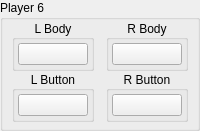
                                      <widget class="QGroupBox" name="player6Group">
                                        <property name="title">
                                          <string>Player 6</string>
                                        </property>
                                        <layout class="QHBoxLayout" name="horizontalLayout_11">
                                          <property name="spacing">
                                            <number>6</number>
                                          </property>
                                          <property name="leftMargin">
                                            <number>6</number>
                                          </property>
                                          <property name="topMargin">
                                            <number>0</number>
                                          </property>
                                          <property name="rightMargin">
                                            <number>6</number>
                                          </property>
                                          <property name="bottomMargin">
                                            <number>6</number>
                                          </property>
                                          <item>
                                            <widget class="QWidget" name="player6LeftJoycon"
                                              native="true">
                                              <layout class="QVBoxLayout"
                                                name="buttonMiscButtonsLeftJoyconVerticalLayout_11">
                                                <property name="spacing">
                                                  <number>0</number>
                                                </property>
                                                <property name="leftMargin">
                                                  <number>0</number>
                                                </property>
                                                <property name="topMargin">
                                                  <number>0</number>
                                                </property>
                                                <property name="rightMargin">
                                                  <number>0</number>
                                                </property>
                                                <property name="bottomMargin">
                                                  <number>0</number>
                                                </property>
                                                <item alignment="Qt::AlignHCenter">
                                                  <widget class="QGroupBox"
                                                    name="player6LeftBodyGroup">
                                                    <property name="title">
                                                      <string>L Body</string>
                                                    </property>
                                                    <property name="alignment">
                                                      <set>Qt::AlignCenter</set>
                                                    </property>
                                                    <layout class="QVBoxLayout"
                                                      name="verticalLayout_54">
                                                      <property name="spacing">
                                                        <number>3</number>
                                                      </property>
                                                      <property name="leftMargin">
                                                        <number>3</number>
                                                      </property>
                                                      <property name="topMargin">
                                                        <number>3</number>
                                                      </property>
                                                      <property name="rightMargin">
                                                        <number>3</number>
                                                      </property>
                                                      <property name="bottomMargin">
                                                        <number>3</number>
                                                      </property>
                                                      <item>
                                                        <widget class="QPushButton"
                                                          name="player6_left_body_button">
                                                          <property name="sizePolicy">
                                                            <sizepolicy hsizetype="Fixed"
                                                              vsizetype="Fixed">
                                                              <horstretch>0</horstretch>
                                                              <verstretch>0</verstretch>
                                                            </sizepolicy>
                                                          </property>
                                                          <property name="minimumSize">
                                                            <size>
                                                              <width>68</width>
                                                              <height>0</height>
                                                            </size>
                                                          </property>
                                                          <property name="maximumSize">
                                                            <size>
                                                              <width>68</width>
                                                              <height>16777215</height>
                                                            </size>
                                                          </property>
                                                          <property name="styleSheet">
                                                            <string notr="true">min-width: 68px;</string>
                                                          </property>
                                                          <property name="text">
                                                            <string />
                                                          </property>
                                                        </widget>
                                                      </item>
                                                    </layout>
                                                  </widget>
                                                </item>
                                                <item alignment="Qt::AlignHCenter">
                                                  <widget class="QGroupBox"
                                                    name="player6LeftButtonsGroup">
                                                    <property name="title">
                                                      <string>L Button</string>
                                                    </property>
                                                    <property name="alignment">
                                                      <set>Qt::AlignCenter</set>
                                                    </property>
                                                    <layout class="QVBoxLayout"
                                                      name="verticalLayout_55">
                                                      <property name="spacing">
                                                        <number>3</number>
                                                      </property>
                                                      <property name="leftMargin">
                                                        <number>3</number>
                                                      </property>
                                                      <property name="topMargin">
                                                        <number>3</number>
                                                      </property>
                                                      <property name="rightMargin">
                                                        <number>3</number>
                                                      </property>
                                                      <property name="bottomMargin">
                                                        <number>3</number>
                                                      </property>
                                                      <item>
                                                        <widget class="QPushButton"
                                                          name="player6_left_buttons_button">
                                                          <property name="sizePolicy">
                                                            <sizepolicy hsizetype="Fixed"
                                                              vsizetype="Fixed">
                                                              <horstretch>0</horstretch>
                                                              <verstretch>0</verstretch>
                                                            </sizepolicy>
                                                          </property>
                                                          <property name="minimumSize">
                                                            <size>
                                                              <width>68</width>
                                                              <height>0</height>
                                                            </size>
                                                          </property>
                                                          <property name="maximumSize">
                                                            <size>
                                                              <width>68</width>
                                                              <height>16777215</height>
                                                            </size>
                                                          </property>
                                                          <property name="styleSheet">
                                                            <string notr="true">min-width: 68px;</string>
                                                          </property>
                                                          <property name="text">
                                                            <string />
                                                          </property>
                                                        </widget>
                                                      </item>
                                                    </layout>
                                                  </widget>
                                                </item>
                                              </layout>
                                            </widget>
                                          </item>
                                          <item>
                                            <widget class="QWidget" name="player6RightJoycon"
                                              native="true">
                                              <layout class="QVBoxLayout"
                                                name="buttonMiscButtonsRightJoyconVerticalLayout_11">
                                                <property name="spacing">
                                                  <number>0</number>
                                                </property>
                                                <property name="leftMargin">
                                                  <number>0</number>
                                                </property>
                                                <property name="topMargin">
                                                  <number>0</number>
                                                </property>
                                                <property name="rightMargin">
                                                  <number>0</number>
                                                </property>
                                                <property name="bottomMargin">
                                                  <number>0</number>
                                                </property>
                                                <item alignment="Qt::AlignHCenter">
                                                  <widget class="QGroupBox"
                                                    name="player6RightBodyGroup">
                                                    <property name="title">
                                                      <string>R Body</string>
                                                    </property>
                                                    <property name="alignment">
                                                      <set>Qt::AlignCenter</set>
                                                    </property>
                                                    <layout class="QVBoxLayout"
                                                      name="verticalLayout_52">
                                                      <property name="spacing">
                                                        <number>3</number>
                                                      </property>
                                                      <property name="leftMargin">
                                                        <number>3</number>
                                                      </property>
                                                      <property name="topMargin">
                                                        <number>3</number>
                                                      </property>
                                                      <property name="rightMargin">
                                                        <number>3</number>
                                                      </property>
                                                      <property name="bottomMargin">
                                                        <number>3</number>
                                                      </property>
                                                      <item>
                                                        <widget class="QPushButton"
                                                          name="player6_right_body_button">
                                                          <property name="sizePolicy">
                                                            <sizepolicy hsizetype="Fixed"
                                                              vsizetype="Fixed">
                                                              <horstretch>0</horstretch>
                                                              <verstretch>0</verstretch>
                                                            </sizepolicy>
                                                          </property>
                                                          <property name="minimumSize">
                                                            <size>
                                                              <width>68</width>
                                                              <height>0</height>
                                                            </size>
                                                          </property>
                                                          <property name="maximumSize">
                                                            <size>
                                                              <width>68</width>
                                                              <height>16777215</height>
                                                            </size>
                                                          </property>
                                                          <property name="styleSheet">
                                                            <string notr="true">min-width: 68px;</string>
                                                          </property>
                                                          <property name="text">
                                                            <string />
                                                          </property>
                                                        </widget>
                                                      </item>
                                                    </layout>
                                                  </widget>
                                                </item>
                                                <item alignment="Qt::AlignHCenter">
                                                  <widget class="QGroupBox"
                                                    name="player6RightButtonsGroup">
                                                    <property name="title">
                                                      <string>R Button</string>
                                                    </property>
                                                    <property name="alignment">
                                                      <set>Qt::AlignCenter</set>
                                                    </property>
                                                    <layout class="QVBoxLayout"
                                                      name="verticalLayout_53">
                                                      <property name="spacing">
                                                        <number>3</number>
                                                      </property>
                                                      <property name="leftMargin">
                                                        <number>3</number>
                                                      </property>
                                                      <property name="topMargin">
                                                        <number>3</number>
                                                      </property>
                                                      <property name="rightMargin">
                                                        <number>3</number>
                                                      </property>
                                                      <property name="bottomMargin">
                                                        <number>3</number>
                                                      </property>
                                                      <item>
                                                        <widget class="QPushButton"
                                                          name="player6_right_buttons_button">
                                                          <property name="sizePolicy">
                                                            <sizepolicy hsizetype="Fixed"
                                                              vsizetype="Fixed">
                                                              <horstretch>0</horstretch>
                                                              <verstretch>0</verstretch>
                                                            </sizepolicy>
                                                          </property>
                                                          <property name="minimumSize">
                                                            <size>
                                                              <width>68</width>
                                                              <height>0</height>
                                                            </size>
                                                          </property>
                                                          <property name="maximumSize">
                                                            <size>
                                                              <width>68</width>
                                                              <height>16777215</height>
                                                            </size>
                                                          </property>
                                                          <property name="styleSheet">
                                                            <string notr="true">min-width: 68px;</string>
                                                          </property>
                                                          <property name="text">
                                                            <string />
                                                          </property>
                                                        </widget>
                                                      </item>
                                                    </layout>
                                                  </widget>
                                                </item>
                                              </layout>
                                            </widget>
                                          </item>
                                        </layout>
                                      </widget>
